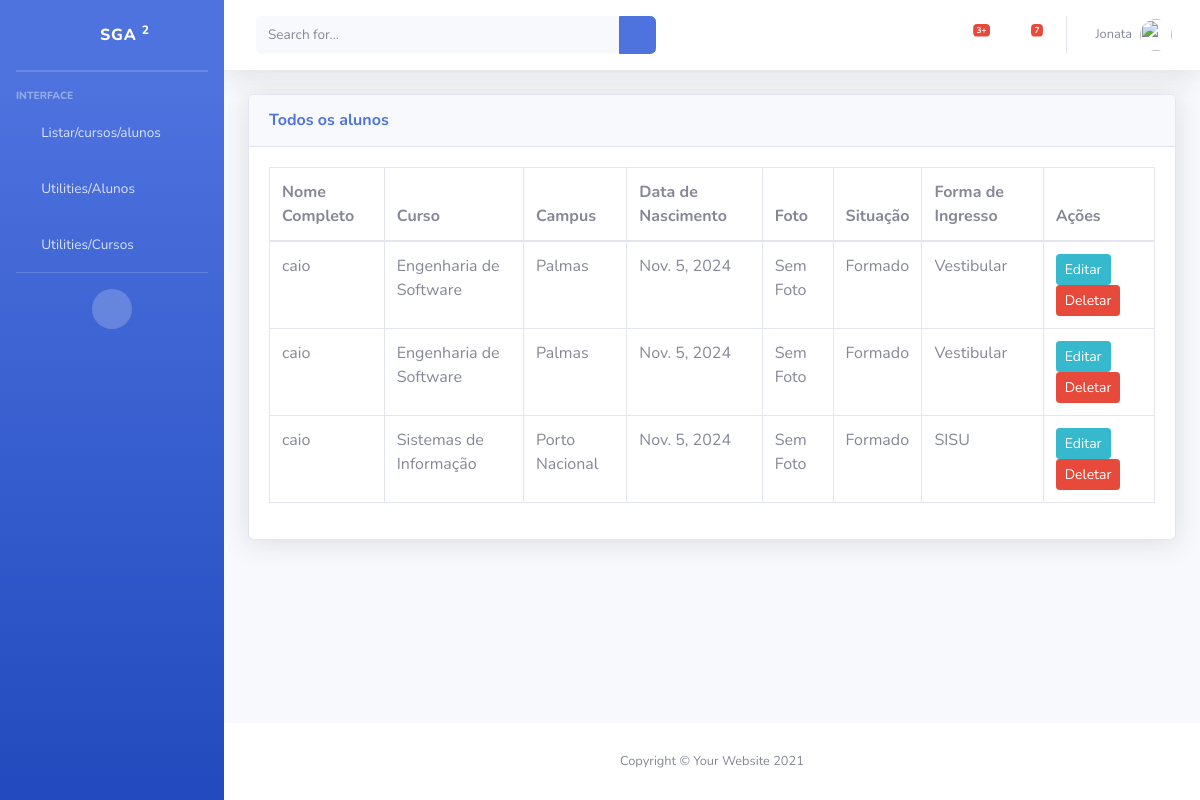
/alunos/, run on an earlier commit of the app's database.
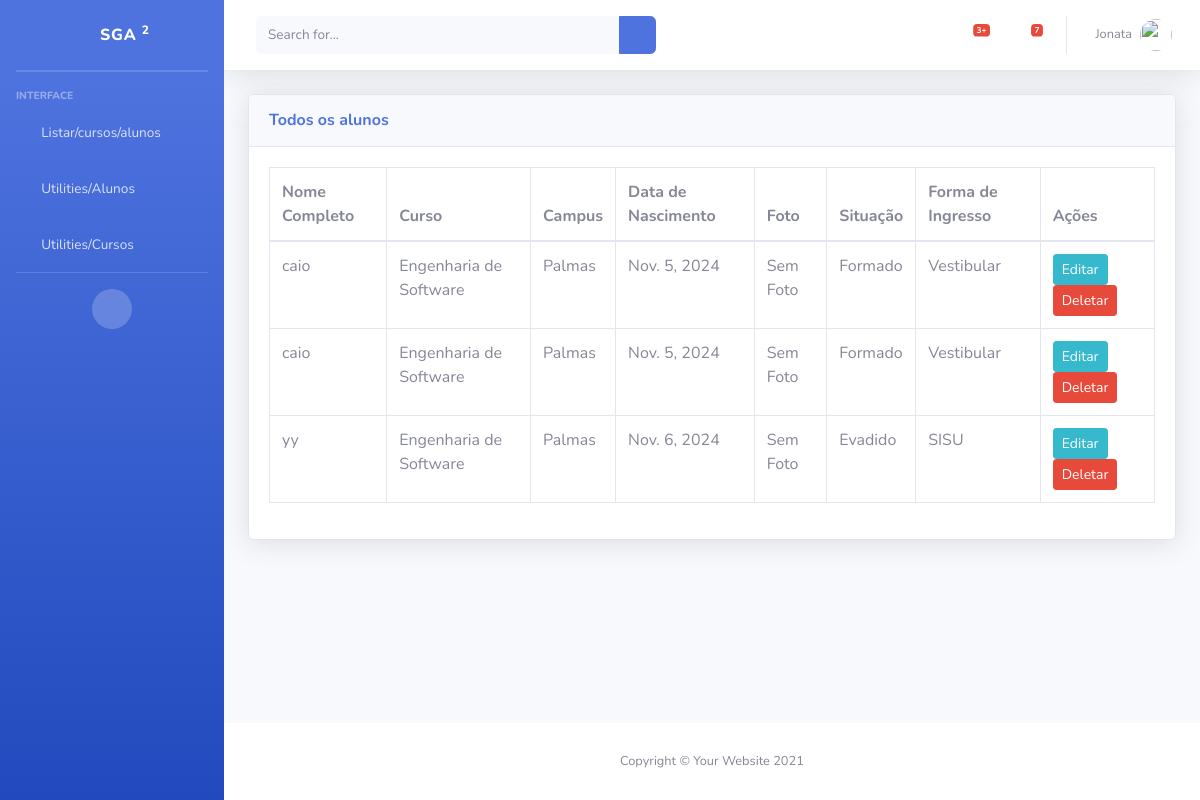
And on a later commit of the database.
### fabrica/models.py (models this page shows, shortened)
class Aluno(models.Model):
    nome_completo = models.CharField(max_length=255)
    cpf = models.CharField(max_length=11, unique=True)
    matricula = models.CharField(max_length=10, unique=True, editable=False)
    curso = models.CharField(max_length=50, choices=CURSO_CHOICES)
    campus = models.CharField(max_length=20, choices=CAMPUS_CHOICES)
    data_nascimento = models.DateField()
    foto = models.ImageField(upload_to='alunos_fotos/', blank=True, null=True)
    situacao = models.CharField(max_length=20, choices=SITUACAO_CHOICES)
    forma_ingresso = models.CharField(max_length=20, choices=FORMA_INGRESSO_CHOICES)
    data_ingresso = models.DateField(default=date.today)

### fabrica/views.py (the view)
# urls.py: path('alunos/', views.lista_alunos, name='lista_alunos'),
def lista_alunos(request):
    alunos = Aluno.objects.all()  # Recupera todos os alunos do banco de dados
    return render(request, 'listas/listar_Alunos.html', {'alunos': alunos})

### templates/listas/listar_Alunos.html (shortened to what the changed rows need)
{% load static %}
<!DOCTYPE html>
<html lang="pt-br">
<head>
    <link href="{% static 'vendor/fontawesome-free/css/all.min.css' %}" rel="stylesheet" type="text/css">
    <link href="{% static 'css/sb-admin-2.min.css' %}" rel="stylesheet">
</head>
<body id="page-top">
    <div id="wrapper">
        <div id="content-wrapper" class="d-flex flex-column">
            <div id="content">
                <div class="container-fluid">
                    <div class="card shadow mb-4">
                        <div class="card-body">
                          <div class="table-responsive">
                            <table class="table table-bordered" id="dataTable" width="100%" cellspacing="0">
                              <thead>
                                <tr>
                                  <th>Nome Completo</th>
                                  <th>Curso</th>
                                  <th>Campus</th>
                                  <th>Data de Nascimento</th>
                                  <th>Foto</th>
                                  <th>Situação</th>
                                  <th>Forma de Ingresso</th>
                                  <th>Ações</th>
                                </tr>
                              </thead>
                              <tbody>
                                {% for aluno in alunos %}
                                  <tr>
                                    <td>{{ aluno.nome_completo }}</td>
                                    <td>{{ aluno.curso }}</td>
                                    <td>{{ aluno.campus }}</td>
                                    <td>{{ aluno.data_nascimento }}</td>
                                    <td>
                                      {% if aluno.foto %}
                                        <img src="{{ aluno.foto.url }}" alt="Foto do aluno" width="50">
                                      {% else %}
                                        <span>Sem Foto</span>
                                      {% endif %}
                                    </td>
                                    <td>{{ aluno.situacao }}</td>
                                    <td>{{ aluno.forma_ingresso }}</td>
                                    <td>
                                      <a href="#" class="btn btn-info btn-sm">Editar</a>
                                      <a href="#" class="btn btn-danger btn-sm">Deletar</a>
                                    </td>
                                  </tr>
                                {% endfor %}
                              </tbody>
                            </table>
                          </div>
                        </div>
                      </div>
                </div>
            </div>
        </div>
    </div>
</body>
</html>

What changed in the data, as far as the page shows it:
removed Aluno: nome_completo "caio", curso "Sistemas de Informação", campus "Porto Nacional", data_nascimento "Nov. 5, 2024", foto "Sem Foto", situacao "Formado", forma_ingresso "SISU"
added Aluno: nome_completo "yy", curso "Engenharia de Software", campus "Palmas", data_nascimento "Nov. 6, 2024", foto "Sem Foto", situacao "Evadido", forma_ingresso "SISU"
